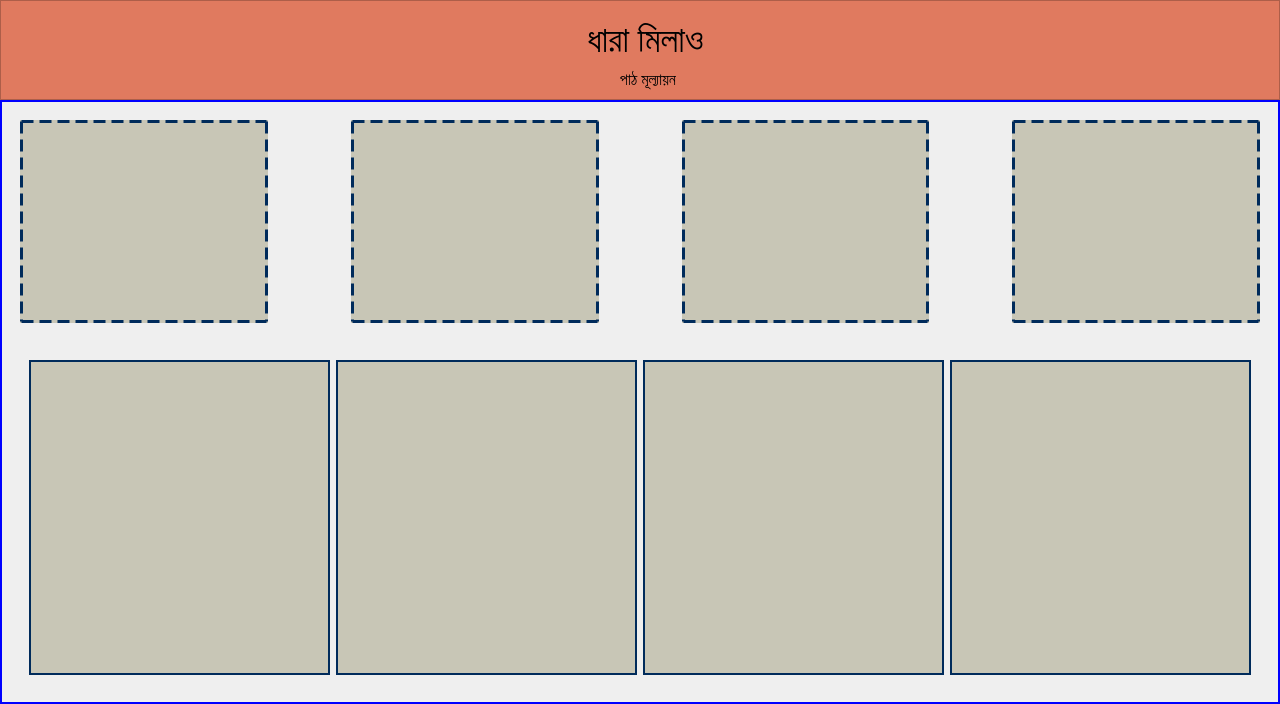
      <widget class="QWidget" name="sequence_page">
       <layout class="QVBoxLayout" name="verticalLayout_8">
        <property name="spacing">
         <number>0</number>
        </property>
        <property name="leftMargin">
         <number>0</number>
        </property>
        <property name="topMargin">
         <number>0</number>
        </property>
        <property name="rightMargin">
         <number>0</number>
        </property>
        <property name="bottomMargin">
         <number>0</number>
        </property>
        <item>
         <widget class="QFrame" name="top_frame_6">
          <property name="minimumSize">
           <size>
            <width>1280</width>
            <height>100</height>
           </size>
          </property>
          <property name="maximumSize">
           <size>
            <width>16777215</width>
            <height>100</height>
           </size>
          </property>
          <property name="styleSheet">
           <string notr="true">background-color: #E07A5F;
color: #3D405B; </string>
          </property>
          <property name="frameShape">
           <enum>QFrame::StyledPanel</enum>
          </property>
          <property name="frameShadow">
           <enum>QFrame::Raised</enum>
          </property>
          <layout class="QGridLayout" name="gridLayout_13">
           <property name="leftMargin">
            <number>11</number>
           </property>
           <property name="topMargin">
            <number>11</number>
           </property>
           <property name="rightMargin">
            <number>0</number>
           </property>
           <property name="bottomMargin">
            <number>4</number>
           </property>
           <property name="spacing">
            <number>0</number>
           </property>
           <item row="0" column="0">
            <widget class="QLabel" name="lbl_lesson_headline_4">
             <property name="minimumSize">
              <size>
               <width>1189</width>
               <height>58</height>
              </size>
             </property>
             <property name="font">
              <font>
               <family>Kalpurush</family>
               <pointsize>26</pointsize>
               <weight>50</weight>
               <italic>false</italic>
               <bold>false</bold>
              </font>
             </property>
             <property name="styleSheet">
              <string notr="true">color: rgb(0, 0, 0);
font: 26pt &quot;Kalpurush&quot;;</string>
             </property>
             <property name="text">
              <string>ধারা মিলাও</string>
             </property>
             <property name="alignment">
              <set>Qt::AlignCenter</set>
             </property>
             <property name="margin">
              <number>-10</number>
             </property>
            </widget>
           </item>
           <item row="1" column="0">
            <widget class="QLabel" name="lbl_lesson_sub_heading_4">
             <property name="minimumSize">
              <size>
               <width>1189</width>
               <height>30</height>
              </size>
             </property>
             <property name="font">
              <font>
               <family>Kalpurush</family>
               <pointsize>12</pointsize>
               <weight>50</weight>
               <italic>false</italic>
               <bold>false</bold>
              </font>
             </property>
             <property name="styleSheet">
              <string notr="true">color: rgb(0, 0, 0);
padding-left: 5px;
font: 12pt &quot;Kalpurush&quot;;</string>
             </property>
             <property name="text">
              <string>পাঠ মূল্যায়ন</string>
             </property>
             <property name="alignment">
              <set>Qt::AlignCenter</set>
             </property>
            </widget>
           </item>
          </layout>
         </widget>
        </item>
        <item>
         <widget class="QFrame" name="frame_7">
          <property name="styleSheet">
           <string notr="true">background-color: none;
border: 2px solid blue;</string>
          </property>
          <property name="frameShape">
           <enum>QFrame::StyledPanel</enum>
          </property>
          <property name="frameShadow">
           <enum>QFrame::Raised</enum>
          </property>
          <layout class="QGridLayout" name="gridLayout_14">
           <property name="horizontalSpacing">
            <number>30</number>
           </property>
           <property name="verticalSpacing">
            <number>10</number>
           </property>
           <item row="0" column="0" colspan="2">
            <widget class="QFrame" name="frame_8">
             <property name="minimumSize">
              <size>
               <width>1254</width>
               <height>221</height>
              </size>
             </property>
             <property name="styleSheet">
              <string notr="true">border: none;</string>
             </property>
             <property name="frameShape">
              <enum>QFrame::StyledPanel</enum>
             </property>
             <property name="frameShadow">
              <enum>QFrame::Raised</enum>
             </property>
             <layout class="QHBoxLayout" name="horizontalLayout_6">
              <item>
               <widget class="QFrame" name="seq_lbl_frame_1">
                <property name="styleSheet">
                 <string notr="true">border: 3px dashed rgb(0, 43, 91);
background-color: rgb(200, 198, 182);</string>
                </property>
                <property name="frameShape">
                 <enum>QFrame::StyledPanel</enum>
                </property>
                <property name="frameShadow">
                 <enum>QFrame::Raised</enum>
                </property>
               </widget>
              </item>
              <item>
               <widget class="QLabel" name="label_8">
                <property name="minimumSize">
                 <size>
                  <width>71</width>
                  <height>51</height>
                 </size>
                </property>
                <property name="maximumSize">
                 <size>
                  <width>71</width>
                  <height>51</height>
                 </size>
                </property>
                <property name="styleSheet">
                 <string notr="true">border: none;</string>
                </property>
                <property name="text">
                 <string/>
                </property>
                <property name="pixmap">
                 <pixmap>../Images/right_arrow.png</pixmap>
                </property>
                <property name="alignment">
                 <set>Qt::AlignCenter</set>
                </property>
               </widget>
              </item>
              <item>
               <widget class="QFrame" name="seq_lbl_frame_2">
                <property name="styleSheet">
                 <string notr="true">border: 3px dashed rgb(0, 43, 91);
background-color: rgb(200, 198, 182);</string>
                </property>
                <property name="frameShape">
                 <enum>QFrame::StyledPanel</enum>
                </property>
                <property name="frameShadow">
                 <enum>QFrame::Raised</enum>
                </property>
               </widget>
              </item>
              <item>
               <widget class="QLabel" name="label_10">
                <property name="minimumSize">
                 <size>
                  <width>71</width>
                  <height>51</height>
                 </size>
                </property>
                <property name="maximumSize">
                 <size>
                  <width>71</width>
                  <height>51</height>
                 </size>
                </property>
                <property name="styleSheet">
                 <string notr="true">border: none;</string>
                </property>
                <property name="text">
                 <string/>
                </property>
                <property name="pixmap">
                 <pixmap>../Images/right_arrow.png</pixmap>
                </property>
                <property name="alignment">
                 <set>Qt::AlignCenter</set>
                </property>
               </widget>
              </item>
              <item>
               <widget class="QFrame" name="seq_lbl_frame_3">
                <property name="styleSheet">
                 <string notr="true">border: 3px dashed rgb(0, 43, 91);
background-color: rgb(200, 198, 182);</string>
                </property>
                <property name="frameShape">
                 <enum>QFrame::StyledPanel</enum>
                </property>
                <property name="frameShadow">
                 <enum>QFrame::Raised</enum>
                </property>
               </widget>
              </item>
              <item>
               <widget class="QLabel" name="label_11">
                <property name="minimumSize">
                 <size>
                  <width>71</width>
                  <height>51</height>
                 </size>
                </property>
                <property name="maximumSize">
                 <size>
                  <width>71</width>
                  <height>51</height>
                 </size>
                </property>
                <property name="styleSheet">
                 <string notr="true">border: none;</string>
                </property>
                <property name="text">
                 <string/>
                </property>
                <property name="pixmap">
                 <pixmap>../Images/right_arrow.png</pixmap>
                </property>
                <property name="alignment">
                 <set>Qt::AlignCenter</set>
                </property>
               </widget>
              </item>
              <item>
               <widget class="QFrame" name="seq_lbl_frame_4">
                <property name="styleSheet">
                 <string notr="true">border: 3px dashed rgb(0, 43, 91);
background-color: rgb(200, 198, 182);</string>
                </property>
                <property name="frameShape">
                 <enum>QFrame::StyledPanel</enum>
                </property>
                <property name="frameShadow">
                 <enum>QFrame::Raised</enum>
                </property>
               </widget>
              </item>
             </layout>
            </widget>
           </item>
           <item row="1" column="0" colspan="2">
            <widget class="QFrame" name="frame_9">
             <property name="minimumSize">
              <size>
               <width>921</width>
               <height>351</height>
              </size>
             </property>
             <property name="styleSheet">
              <string notr="true">border: none;</string>
             </property>
             <property name="frameShape">
              <enum>QFrame::StyledPanel</enum>
             </property>
             <property name="frameShadow">
              <enum>QFrame::Raised</enum>
             </property>
             <layout class="QVBoxLayout" name="verticalLayout_9">
              <item>
               <widget class="QFrame" name="frame_10">
                <property name="minimumSize">
                 <size>
                  <width>911</width>
                  <height>211</height>
                 </size>
                </property>
                <property name="styleSheet">
                 <string notr="true">border: none;</string>
                </property>
                <property name="frameShape">
                 <enum>QFrame::StyledPanel</enum>
                </property>
                <property name="frameShadow">
                 <enum>QFrame::Raised</enum>
                </property>
                <layout class="QHBoxLayout" name="horizontalLayout_14">
                 <item>
                  <widget class="QFrame" name="seq_img_frame_lbl_1">
                   <property name="styleSheet">
                    <string notr="true">border: 2px solid rgb(0, 43, 91);
background-color: rgb(200, 198, 182);</string>
                   </property>
                   <property name="frameShape">
                    <enum>QFrame::StyledPanel</enum>
                   </property>
                   <property name="frameShadow">
                    <enum>QFrame::Raised</enum>
                   </property>
                  </widget>
                 </item>
                 <item>
                  <widget class="QFrame" name="seq_img_frame_lbl_2">
                   <property name="styleSheet">
                    <string notr="true">border: 2px solid rgb(0, 43, 91);
background-color: rgb(200, 198, 182);</string>
                   </property>
                   <property name="frameShape">
                    <enum>QFrame::StyledPanel</enum>
                   </property>
                   <property name="frameShadow">
                    <enum>QFrame::Raised</enum>
                   </property>
                  </widget>
                 </item>
                 <item>
                  <widget class="QFrame" name="seq_img_frame_lbl_3">
                   <property name="styleSheet">
                    <string notr="true">border: 2px solid rgb(0, 43, 91);
background-color: rgb(200, 198, 182);</string>
                   </property>
                   <property name="frameShape">
                    <enum>QFrame::StyledPanel</enum>
                   </property>
                   <property name="frameShadow">
                    <enum>QFrame::Raised</enum>
                   </property>
                  </widget>
                 </item>
                 <item>
                  <widget class="QFrame" name="seq_img_frame_lbl_4">
                   <property name="styleSheet">
                    <string notr="true">border: 2px solid rgb(0, 43, 91);
background-color: rgb(200, 198, 182);</string>
                   </property>
                   <property name="frameShape">
                    <enum>QFrame::StyledPanel</enum>
                   </property>
                   <property name="frameShadow">
                    <enum>QFrame::Raised</enum>
                   </property>
                  </widget>
                 </item>
                </layout>
               </widget>
              </item>
             </layout>
            </widget>
           </item>
          </layout>
         </widget>
        </item>
       </layout>
      </widget>
